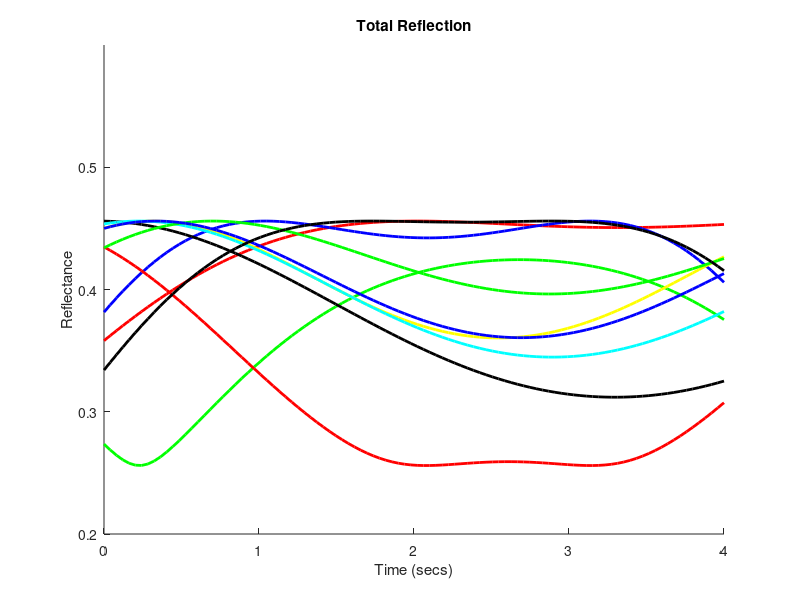

Source code (MATLAB):
% simpleConeReflectanceModel  Compute reflectance versus time for a swelling cone
%
% Description:
%   Very simple calculation of how light reflected from a cone varies with
%   cone length, taking into account both incoherent reflection and
%   interference between coherent component of light.
%
%   Based on a very simple model where there are two reflecting surfaces.  Light
%   reflects from each surface and interferes at the source side of the first surface.
%   
%   The fraction of coherent (interfering) versus incoherent light is simply specified,
%   not computed.  Adding this computation would be a good extension.
%
%   The model has a number of parameters that have physical analogs. These
%   are set and commented in the code below.
%
% Notes:
% * [NOTE: DHB - I tried to understand coherence length from the web. In some places it
%   is defined a length at which phase is totally random.  In others, a
%   more graded definition is used.  We need to understand which the one we
%   calculate represents, if we are to add coherence length into this
%   cacluation.]
% 

% History:
%   10/28/17  dhb  Wrote it.

%% Clear
clear; close all;

%% Parameters
%
% Imaging light wavelength
lightWavelengthNm = 790;

% Number of cones to simulate
nCones = 10;

% Length between reflecting surfaces
reflectingSurfaceDifferenceNm = 30*1e3;

% How much variation in the starting length between surfces is there
% across cones (or trials within measurements for one cone), experessed as a
% fraction of the length between the two reflecting surfaces.
reflectingSurfaceRandomizationFraction = 0.1;

% Maximum length change between reflecting surfaces,
% in response to stimulus.
maxDeltaLengthNm = 150;

% What fraction of a full half sinusoid does length vary over
% in response to a stimulus, and how much trial-to-trial jitter
% is there in that fraction.
%
% Set the fraction to 1 if you think what happens is that the cone
% swells and then contracts to about its original length.  Set the
% fraction to 0.5 if you think it swells and then sits at the swollen
% length over the relevant time frame of the experiment.  
%
% The randomization is also expressed as a fraction of the full half
% sinusoid
halfSinusoidFraction = 0.8;
halfSinusoidFractionRandomizationFraction = 0.5;

% Time in seconds for stimulus to have its effect. This just puts
% a time axis on the plots.
stimEffectTimeSecs = 4;

% Number sampling timepoints for simulation of what happens on a trial
nDeltaLengths = 100;
theDeltaTimesSecs = linspace(0,stimEffectTimeSecs,nDeltaLengths);

% Fraction of light reflected from the first and second surfaces.  Model below
% assumes that light not reflected from first surface is transmitted, and
% that light reflected from the second surface passes through the first
% surface both on the way in and on the way out.
firstSurfaceReflectance = 0.2;
secondSurfaceReflectance = 0.4;

% Coherent fraction
%
% This depends on coherence length relative relative to distance between
% reflecting surfaces Here just making it up, because I don't really
% understand coherence length.
coherentFraction = 0.5;

%% Get intensities of light coming back from each surface
%
% This is calculated at the source side of the first surface; the light
% from the second surface goes through the first surface twice.
firstSurfaceIntensity = firstSurfaceReflectance;
secondSurfaceIntensity = (1-firstSurfaceReflectance)^2*secondSurfaceReflectance;

%% Different starting lengths, drawn at random from a uniform distribution
%
% Distribution is centered on the assumed length
theStartingDeltas = reflectingSurfaceRandomizationFraction*reflectingSurfaceDifferenceNm*(rand(1,nCones)-0.5);

%% Set first phase to 0 without loss of generality
phase1 = 0;

%% Loop over cones/trials
for jj = 1:nCones
    % For each, we choose a random starting length and compute the
    % interferece effect. We also choose a random excursion, jittered
    % around a half sinusoid
    %
    % Get delta lengths as a function of time.
    theDeltaLengthsNm{jj} = maxDeltaLengthNm*sin(halfSinusoidFraction*(1+halfSinusoidFractionRandomizationFraction*(rand(1,1)-0.5))*pi*(0:nDeltaLengths-1)/nDeltaLengths);     
    for ii = 1:nDeltaLengths
          
        % Get starting distance between surfaces for this cone, and compute phase of
        % second light at the point of interference.
        distanceNm(jj,ii) = reflectingSurfaceDifferenceNm + theStartingDeltas(jj) + theDeltaLengthsNm{jj}(ii);
        phase2(jj,ii) = 2*pi*(2*distanceNm(jj,ii))/lightWavelengthNm;        
       
        % Get amplitude of coherent component of reflected light, taking interference
        % into account.
        %
        % Formula from Hecht, Optics, 3rd ed, p. 291
        coherentAmplitude(jj,ii) = sqrt(...
            firstSurfaceIntensity^2 + secondSurfaceIntensity^2 + ...
            2*firstSurfaceIntensity*secondSurfaceIntensity*cos(phase1-phase2(jj,ii)));
        
        % Put together coherent and incoherent reflected light to get
        % intensity of total reflected light.  This is a model of what
        % we measure.
        totalAmplitude(jj,ii) = coherentFraction*coherentAmplitude(jj,ii) + (1-coherentFraction)*(firstSurfaceIntensity + secondSurfaceIntensity);
    end
end

%% Make a plot
theColors = ['r' 'g' 'b' 'k' 'y' 'c'];
nColors = length(theColors);
figure; clf; hold on;
whichColor = 1;
for jj = 1:nCones
    plot(theDeltaTimesSecs,totalAmplitude(jj,:),theColors(whichColor),'LineWidth',2);
    whichColor = whichColor + 1;
    if (whichColor > nColors)
        whichColor = 1;
    end
end
xlabel('Time (secs)');
ylabel('Reflectance');
title('Total Reflection');
ylim([0.2 0.6]);

